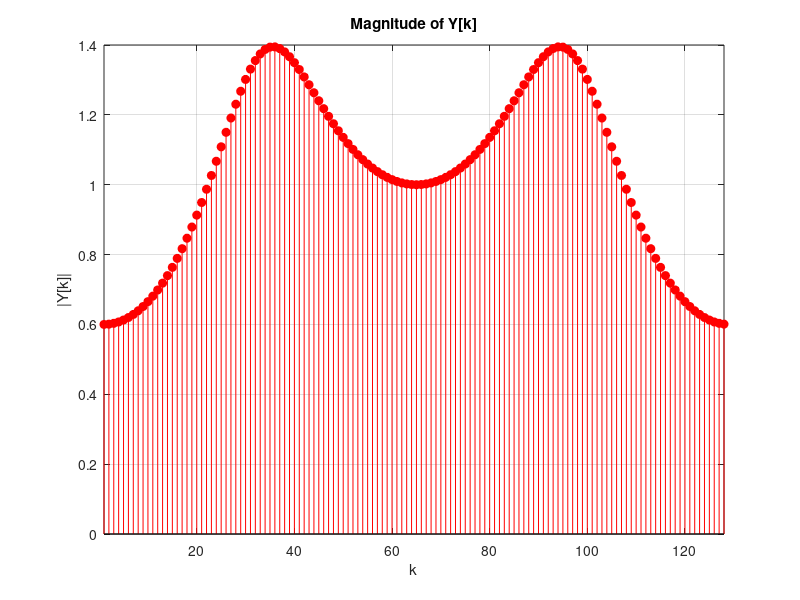

This chart was generated by the following MATLAB code:
%% C 
clear;
clc;

% Define the data
r = 0.5;
n = 0:127;

% Define delta function
x = [1 zeros(1,127)];

y = zeros(1,128);

% Set the first value of y[n] to the first value of x[n]
y(1) = x(1);

% Set the second value of y[n] using the formula given in the problem
y(2) = -r^2*y(1) + x(2);

% Use a for loop to calculate the remaining values of y[n]
for i=3:length(n)
    y(i) = -r^2*y(i-2) + x(i);
end

% Calculate the DFT of y[n]
Y = fft(y);

% Plot the magnitude of Y[k]
figure;
k = (1:1:128);
stem(k, abs(Y), "filled", 'red');
title('Magnitude of Y[k]');
xlabel('k');
ylabel('|Y[k]|');
grid on;
xlim([1,128]);